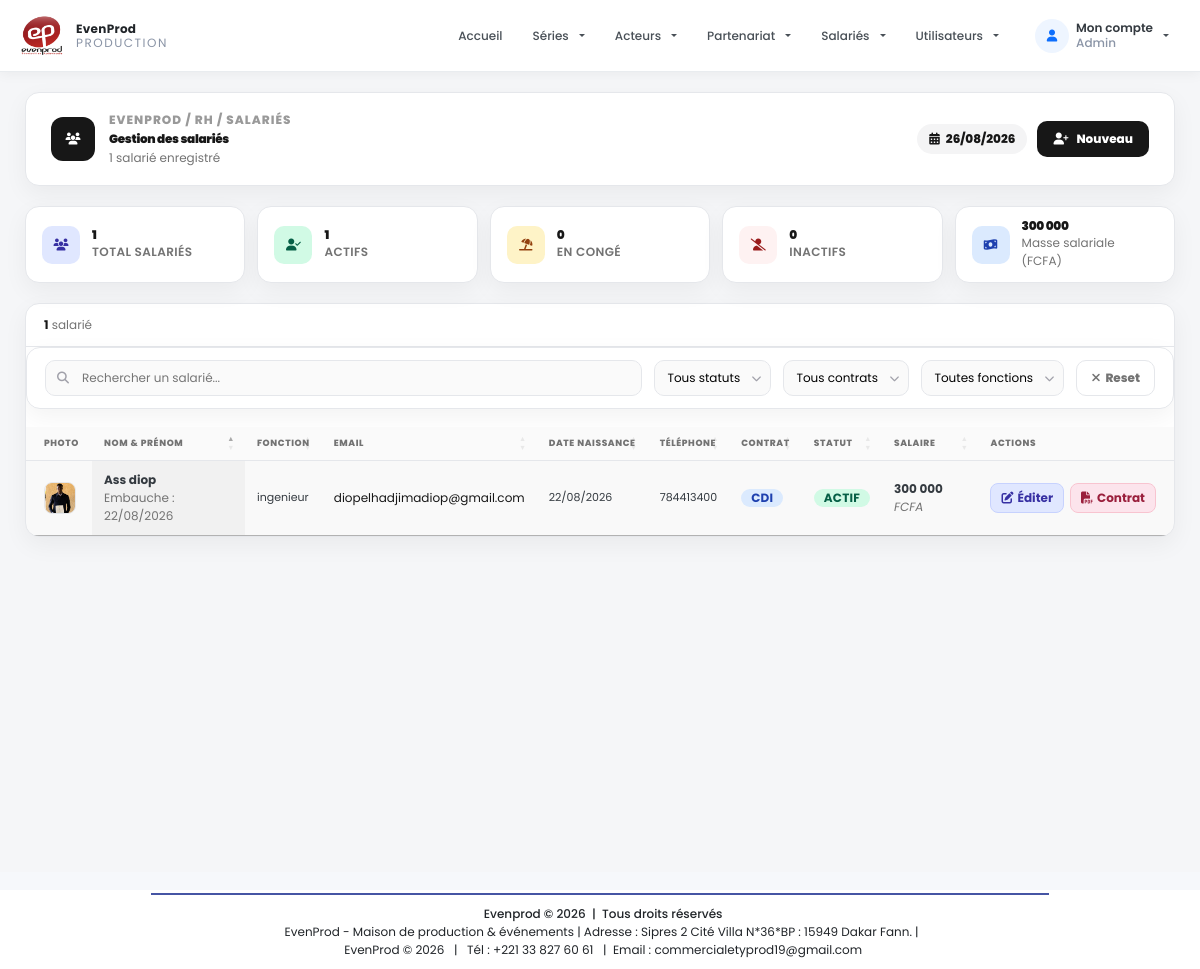
The page /pages/salarie/liste.php (signed in) on the database its author committed.
### tables this page shows
CREATE TABLE IF NOT EXISTS `salaries` (
  `id` int NOT NULL AUTO_INCREMENT,
  `nom` varchar(100) NOT NULL,
  `prenom` varchar(100) NOT NULL,
  `telephone` varchar(20) NOT NULL,
  `email` varchar(255) NOT NULL,
  `adresse` text,
  `date_naissance` date NOT NULL,
  `fonction` varchar(100) NOT NULL,
  `date_embauche` date NOT NULL,
  `type_contrat` enum('cdi','cdd','stage') NOT NULL,
  `salaire` decimal(15,2) NOT NULL,
  `statut` enum('actif','inactif','en_conge') NOT NULL DEFAULT 'actif',
  `photo` varchar(255) DEFAULT NULL,
  `contrat` varchar(255) DEFAULT NULL,
  `created_at` datetime NOT NULL,
  `updated_at` datetime DEFAULT NULL,
  PRIMARY KEY (`id`),
  UNIQUE KEY `email` (`email`),
  KEY `idx_email` (`email`),
  KEY `idx_statut` (`statut`)
);

### config/fonction.php (called while the page is built, shortened)
<?php
 function connexionBD()
{
    $host = 'localhost';
    $user = 'root';
    $pass = '';
    $db = 'evenprod_db';
    $connexion = mysqli_connect($host, $user, $pass, $db);
    mysqli_set_charset($connexion, 'utf8mb4');
    return $connexion;
}
$connexion = connexionBD();
function getSalariesFiltres($search = '', $statut = '', $contrat = '', $fonction = '', $limit = 15, $offset = 0) {
    global $connexion;
    $conditions = [];
    $params = [];
    $types = "";
    $whereClause = !empty($conditions) ? "WHERE " . implode(" AND ", $conditions) : "";
    $countStmt = $connexion->prepare("SELECT COUNT(*) as total FROM salaries $whereClause");
    $countStmt->execute();
    $countResult = $countStmt->get_result();
    $row = $countResult->fetch_assoc();
    $total = $row['total'];
    $query = "SELECT * FROM salaries $whereClause ORDER BY created_at DESC LIMIT ? OFFSET ?";
    $stmt = $connexion->prepare($query);
    $allParams = array_merge($params, [$limit, $offset]);
    $typesAll = $types . "ii";
    if (!empty($allParams)) {
        $stmt->bind_param($typesAll, ...$allParams);
    }
    $stmt->execute();
    $result = $stmt->get_result();
    $data = $result->fetch_all(MYSQLI_ASSOC);
    return [
        'total' => $total,
        'data' => $data
    ];
}
function getSalariesStats() {
    global $connexion;
    $stats = [];
    $result = $connexion->query("SELECT COUNT(*) as total FROM salaries");
    $row = $result->fetch_assoc();
    $stats['total'] = $row['total'];
    foreach (['actif', 'inactif', 'en_conge'] as $status) {
        $stmt = $connexion->prepare("SELECT COUNT(*) as count FROM salaries WHERE statut = ?");
        $stmt->bind_param("s", $status);
        $stmt->execute();
        $result = $stmt->get_result();
        $row = $result->fetch_assoc();
        $stats[$status] = $row['count'];
    }
    $result = $connexion->query("SELECT SUM(salaire) as total FROM salaries WHERE statut = 'actif'");
    $row = $result->fetch_assoc();
    $stats['masse_salariale'] = (float)($row['total'] ?? 0);
    return $stats;
}
?>

### pages/salarie/liste.php (the view, shortened to what this page needs)
<?php
include '../../config/fonction.php';
$limit = 20;
$page = isset($_GET['page']) && is_numeric($_GET['page']) ? (int)$_GET['page'] : 1;
$offset = ($page - 1) * $limit;
$search = isset($_GET['search']) ? trim($_GET['search']) : '';
$statutFilter = isset($_GET['statut']) ? trim($_GET['statut']) : '';
$contratFilter = isset($_GET['contrat']) ? trim($_GET['contrat']) : '';
$fonctionFilter = isset($_GET['fonction']) ? trim($_GET['fonction']) : '';
$resultats = getSalariesFiltres($search, $statutFilter, $contratFilter, $fonctionFilter, $limit, $offset);
$totalSalaries = $resultats['total'];
$salaries = $resultats['data'];
$stats = getSalariesStats();
?>
<head>
    <link rel="stylesheet" href="https://cdnjs.cloudflare.com/ajax/libs/font-awesome/5.15.4/css/all.min.css">
    <link rel="stylesheet" href="https://cdn.datatables.net/1.13.6/css/jquery.dataTables.min.css">
    <link rel="stylesheet" href="https://cdn.datatables.net/responsive/2.5.0/css/responsive.dataTables.min.css">
    <link rel="stylesheet" href="https://cdn.datatables.net/buttons/2.4.1/css/buttons.dataTables.min.css">
</head>
<?php include '../../includes/header.php'; ?>
<section class="salaries-page">
    <div class="salaries-container">
        <header class="salaries-header">
            <div class="salaries-header-left">
                <div class="salaries-header-icon">
                    <i class="fas fa-users"></i>
                </div>
                <div>
                    <div class="salaries-breadcrumb">
                        EVENPROD / RH / SALARIÉS
                    </div>
                    <h1>Gestion des salariés</h1>
                    <p>
                        <?= number_format($totalSalaries) ?> salarié<?= $totalSalaries > 1 ? 's' : '' ?>
                        enregistré<?= $totalSalaries > 1 ? 's' : '' ?>
                    </p>
                </div>
            </div>
            <div class="header-actions">
                <div class="header-status">
                    <i class="fas fa-calendar-alt"></i>
                    <?= date('d/m/Y') ?>
                </div>
                <a href="add_salarie" class="btn btn-primary">
                    <i class="fas fa-user-plus"></i>
                    Nouveau
                </a>
            </div>
        </header>
        <div class="stats-grid">
            <div class="stat-card">
                <div class="stat-icon total">
                    <i class="fas fa-users"></i>
                </div>
                <div class="stat-content">
                    <div class="value"><?= number_format($stats['total'] ?? 0) ?></div>
                    <div class="label">Total salariés</div>
                </div>
            </div>
            <div class="stat-card">
                <div class="stat-icon actif">
                    <i class="fas fa-user-check"></i>
                </div>
                <div class="stat-content">
                    <div class="value"><?= number_format($stats['actif'] ?? 0) ?></div>
                    <div class="label">Actifs</div>
                </div>
            </div>
            <div class="stat-card">
                <div class="stat-icon conge">
                    <i class="fas fa-umbrella-beach"></i>
                </div>
                <div class="stat-content">
                    <div class="value"><?= number_format($stats['en_conge'] ?? 0) ?></div>
                    <div class="label">En congé</div>
                </div>
            </div>
            <div class="stat-card">
                <div class="stat-icon inactif">
                    <i class="fas fa-user-slash"></i>
                </div>
                <div class="stat-content">
                    <div class="value"><?= number_format($stats['inactif'] ?? 0) ?></div>
                    <div class="label">Inactifs</div>
                </div>
            </div>
            <div class="stat-card">
                <div class="stat-icon salaire">
                    <i class="fas fa-money-bill-wave"></i>
                </div>
                <div class="stat-content">
                    <div class="value" style="font-size:15px;">
                        <?= number_format($stats['masse_salariale'] ?? 0, 0, ',', ' ') ?></div>
                    <div style="font-size:8px; color:var(--muted);">Masse salariale (FCFA)</div>
                </div>
            </div>
        </div>
        <div style="width:100%;">
            <div class="table-card">
                <div class="table-toolbar">
                    <div class="info">
                        <strong><?= number_format($totalSalaries) ?></strong>
                        salarié<?= $totalSalaries > 1 ? 's' : '' ?>
                    </div>
                </div>
                <div class="filters-bar">
                    <div class="search-wrapper">
                        <i class="fas fa-search"></i>
                        <input type="text" id="searchInput" placeholder="Rechercher un salarié..."
                            value="<?= htmlspecialchars($search) ?>">
                    </div>
                    <div class="filter-select-wrapper">
                        <select id="statutFilter">
                            <option value="">Tous statuts</option>
                        </select>
                    </div>
                    <div class="filter-select-wrapper">
                        <select id="contratFilter">
                            <option value="">Tous contrats</option>
                        </select>
                    </div>
                    <div class="filter-select-wrapper">
                        <select id="fonctionFilter">
                            <option value="">Toutes fonctions</option>
                        </select>
                    </div>
                    <button class="btn-reset" id="resetFilters">
                        <i class="fas fa-times"></i> Reset
                    </button>
                </div>
                <div class="table-wrapper">
                    <table id="salariesTable" class="display responsive" style="width:100%;">
                        <thead>
                            <tr>
                                <th class="col-photo">Photo</th>
                                <th>Nom & Prénom</th>
                                <th>Fonction</th>
                                <th>Email</th>
                                <th>Date naissance</th>
                                <th>Téléphone</th>
                                <th>Contrat</th>
                                <th>Statut</th>
                                <th>Salaire</th>
                                <th class="col-actions">Actions</th>
                            </tr>
                        </thead>
                        <tbody>
                            <?php foreach ($salaries as $salarie): ?>
                            <tr>
                                <td class="col-photo">
                                    <?php if (!empty($salarie['photo'])): ?>
                                    <img src="uploads/salaries/<?= htmlspecialchars($salarie['photo']) ?>"
                                        alt="<?= htmlspecialchars($salarie['prenom']) ?>">
                                    <?php else: ?>
                                    <div class="no-photo">
                                        <i class="fas fa-user"></i>
                                    </div>
                                    <?php endif; ?>
                                </td>
                                <td>
                                    <strong style="font-size:11px;"><?= htmlspecialchars($salarie['prenom'] . ' ' . $salarie['nom']) ?></strong>
                                    <div style="font-size:9px; color:var(--muted);">
                                        Embauche : <?= date('d/m/Y', strtotime($salarie['date_embauche'])) ?>
                                    </div>
                                </td>
                                <td style="font-size:11px;"><?= htmlspecialchars($salarie['fonction']) ?></td>
                                <td>
                                    <a href="mailto:<?= htmlspecialchars($salarie['email']) ?>"
                                        style="color:var(--text); text-decoration:none; font-size:11px;">
                                        <?= htmlspecialchars($salarie['email']) ?>
                                    </a>
                                </td>
                                <td><?= date('d/m/Y', strtotime($salarie['date_naissance'] ?? '2000-01-01')) ?></td>
                                <td style="font-size:11px;"><?= htmlspecialchars($salarie['telephone']) ?></td>
                                <td>
                                    <span class="badge badge-contrat <?= htmlspecialchars($salarie['type_contrat']) ?>">
                                        <?= strtoupper(htmlspecialchars($salarie['type_contrat'])) ?>
                                    </span>
                                </td>
                                <td>
                                    <span class="badge badge-statut <?= htmlspecialchars($salarie['statut']) ?>">
                                        <?php
                                            $statutLabels = [
                                                'actif' => 'Actif',
                                                'inactif' => 'Inactif',
                                                'en_conge' => 'En congé'
                                            ];
                                            echo $statutLabels[$salarie['statut']] ?? $salarie['statut'];
                                            ?>
                                    </span>
                                </td>
                                <td>
                                    <strong style="font-size:11px;"><?= number_format((float)$salarie['salaire'], 0, ',', ' ') ?></strong> <i style="font-size:8px; color:var(--muted);">FCFA</i>
                                </td>
                                <td class="col-actions">
                                    <div class="action-group">
                                        <a href="add_salarie?id=<?= $salarie['id'] ?>" class="action-btn edit" title="Modifier">
                                            <i class="fas fa-edit"></i>
                                            <span class="btn-label">Éditer</span>
                                        </a>
                                        <?php if (!empty($salarie['contrat'])): ?>
                                        <a href="uploads/contrats/<?= htmlspecialchars($salarie['contrat']) ?>"
                                            target="_blank" class="action-btn contrat" title="Voir contrat">
                                            <i class="fas fa-file-pdf"></i>
                                            <span class="btn-label">Contrat</span>
                                        </a>
                                        <?php endif; ?>
                                    </div>
                                </td>
                            </tr>
                            <?php endforeach; ?>
                        </tbody>
                    </table>
                </div>
            </div>
        </div>
    </div>
</section>
<?php include '../../includes/footer.php'; ?>

### includes/header.php (style rules this page uses)
* { box-sizing: border-box; }
* { font-size: 12px !important; }
body { margin: 0; padding: 0; font-family: 'Poppins', sans-serif; background-color: #f6f8fb; color: #343a40; }

### rows shown on the page
salaries: photo (picture), prenom+nom "Ass diop", date_embauche "22/08/2026", fonction "ingenieur", email "diopelhadjimadiop@gmail.com", date_naissance "22/08/2026", telephone "784413400", type_contrat "CDI", statut "ACTIF", salaire "300 000"

### other values the page prints
$role "Admin"
$totalSalaries "1"
$stats['total'] "1"
$stats['actif'] "1"
$stats['en_conge'] "0"
$stats['inactif'] "0"
$stats['masse_salariale'] "300 000"
